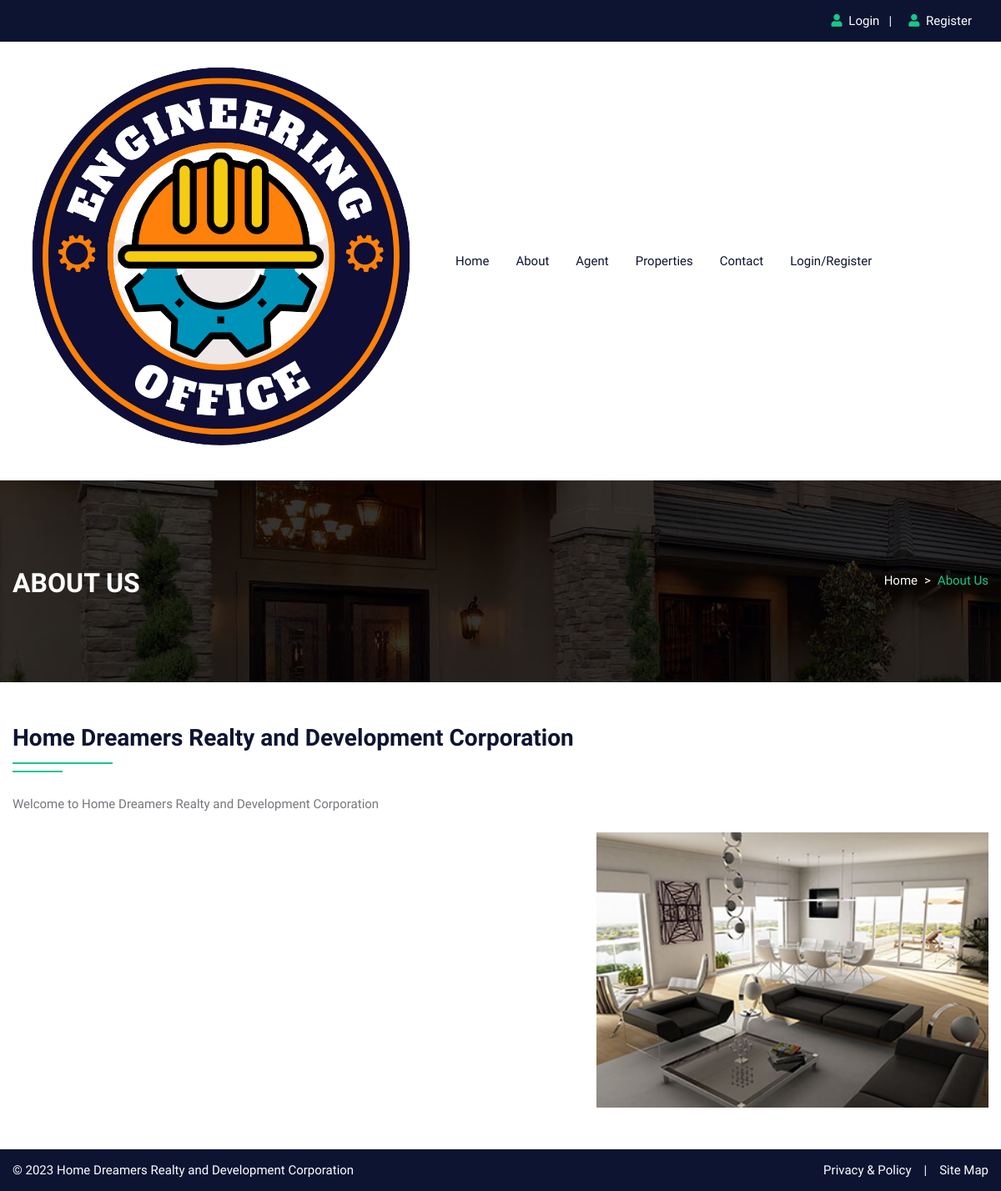
Page /about.php on the committed database.
### tables this page shows
CREATE TABLE `about` (
  `id` int(10) NOT NULL,
  `title` varchar(100) NOT NULL,
  `content` longtext NOT NULL,
  `image` varchar(300) NOT NULL
);

### about.php (the view, shortened to what this page needs)
<!DOCTYPE html>
<html lang="en">
<head>
<link rel="stylesheet" type="text/css" href="css/bootstrap.min.css">
<link rel="stylesheet" type="text/css" href="css/bootstrap-slider.css">
<link rel="stylesheet" type="text/css" href="css/jquery-ui.css">
<link rel="stylesheet" type="text/css" href="css/layerslider.css">
<link rel="stylesheet" type="text/css" href="css/color.css" id="color-change">
<link rel="stylesheet" type="text/css" href="css/owl.carousel.min.css">
<link rel="stylesheet" type="text/css" href="css/font-awesome.min.css">
<link rel="stylesheet" type="text/css" href="fonts/flaticon/flaticon.css">
<link rel="stylesheet" type="text/css" href="css/style.css">
</head>
<body>
<div id="page-wrapper">
    <div class="row">
		<?php include("include/header.php");?>
        <div class="banner-full-row page-banner" style="background-image:url('images/breadcromb.jpg');">
            <div class="container">
                <div class="row">
                    <div class="col-md-6">
                        <h2 class="page-name float-left text-white text-uppercase mt-1 mb-0"><b>About US</b></h2>
                    </div>
                    <div class="col-md-6">
                        <nav aria-label="breadcrumb" class="float-left float-md-right">
                            <ol class="breadcrumb bg-transparent m-0 p-0">
                                <li class="breadcrumb-item text-white"><a href="#">Home</a></li>
                                <li class="breadcrumb-item active">About Us</li>
                            </ol>
                        </nav>
                    </div>
                </div>
            </div>
        </div>
        <div class="full-row">
            <div class="container">
				<?php
					$query=mysqli_query($conn,"SELECT * FROM about");
					while($row=mysqli_fetch_array($query))
					{
				?>
				<div class="row">
                    <div class="col-md-12 col-lg-12">
                        <h3 class="double-down-line-left text-secondary position-relative pb-4 mb-4"><?php echo $row['1'];?></h3>
                    </div>
                </div>
                <div class="row about-company">
                    <div class="col-md-12 col-lg-7">
                        <div class="about-content">
                            <?php echo $row['2'];?>
                        </div>
                    </div>
                    <div class="col-md-12 col-lg-5 mt-5">
                        <div class="about-img"> <img src="admin/upload/<?php echo $row['3'];?>" alt="about image"> </div>
                    </div>
                </div>
				<?php } ?>
            </div>
        </div>
		<?php include("include/footer.php");?>
    </div>
</div>
</body>
</html>

### css/color.css (style rules this page uses)
:root { --theme-ordinary-color: #74777b; }
:root { --theme-primary-color: #17c788; }
:root { --theme-secondary-color: #0d1432; }
:root { --theme-white-color: #fff; }
:root { --theme-light-color: #f8f8f8; }
:root { --theme-gray-color: #f5f5f5; }
:root { --theme-footer-color: #091b4b; }
:root { --theme-dark-color: #091b4b; }
:root { --text-light-color: #a3a7af; }
:root { --theme-primary-opacity-color: rgba(11, 191, 141, .8); }
:root { --theme-secondary-opacity-color: rgba(13,20,50,0.7); }
:root { --theme-white-opacity-color: rgba(255, 255, 255, 0.3); }
:root { --theme-dark-opacity-color: rgba(0, 0, 0, 0.5); }
:root { --theme-ordinary-font: 'Muli', sans-serif; }
:root { --theme-highlight-font: 'Comfortaa', cursive; }

### css/style.css (style rules this page uses)
.container, .container-fluid { transition: all 0.6s ease 0s; -moz-transition: all 0.6s ease 0s; -webkit-transition: all 0.6s ease 0s; -o-transition: all 0.6s ease 0s; }
#page-wrapper { padding-left: 15px; padding-right: 15px; background-color: #fff; overflow: hidden !important; position: relative }
.text-ordinary, a.text-ordinary, .text-ordinary a, body, .dropdown-item, .footer-widget li a, .text-ordinary .jslider .jslider-label, .breadcrumb-item > a, .list-text-white a.dropdown-item { color: var(--theme-ordinary-color) }
.icon-primary, .icon-primary i, .icon-primary svg, .hover-primary-nav .navbar-nav .nav-link.active, .hover-primary-nav .navbar-nav .nav-link:hover, .top-header .dropdown-toggle::after, .footer-widget li a:hover, .check-submit li input[type="checkbox"]:checked + label::before, .property-btn li a.active, .property-btn li a:hover, .hover-primary-nav .navbar-nav .nav-link:hover, .breadcrumb-item > a:hover, .copyright .line-menu a:hover, .dashboard-top-left .dropdown-toggle::before, .dashboard-panel .message-list .message-action a:hover, .breadcrumb-item.active, .navigation_link_widget li a:hover, .flat-primary [class^="flaticon-"]::before, .list-text-white a.dropdown-item:hover { color: var(--theme-primary-color) }
.text-secondary, .text-secondary a, a.text-secondary, a.hover-text-secondary:hover, .hover-text-secondary:hover, .hover-text-secondary a:hover { color: var(--theme-secondary-color) !important }
.list-text-white li, .list-text-white a, .hover-text-white:hover, .white-nav .navbar-nav .nav-link, .text-white a, hover-text-white-nav .navbar-nav .nav-link.active, .hover-text-white-nav .navbar-nav .nav-link:hover, .hover-text-white-nav .navbar-nav .nav-link:focus, .view-category button.active a, .property-video a { color: var(--theme-white-color) }
[class*="double-down-line"]::before, [class*="double-down-line"]::after { background-color: var(--theme-primary-color) }
.transation-3s, .transation-3s:hover, .hover-zoomer img, .hover-bg-white, a, a:hover, .btn, .btn:hover, .radio-check label, .message-list li .message-action, .timeline-item .circle, .timeline-item .date-time, .clip-item .fa-times { -moz-transition: all 300ms ease-in-out 0s; -webkit-transition: all 300ms ease-in-out 0s; -o-transition: all 300ms ease-in-out 0s; -ms-transition: all 300ms ease-in-out 0s; transition: all 300ms ease-in-out 0s; }
body { font-family: var(--theme-ordinary-font); font-size: 15px; line-height: 28px; }
h1, .h1, h2, .h2, h3, .h3, h4, .h4, h5, .h5, h6, .h6 { font-family: var(--theme-highlight-font); font-weight: 700; }
ul, ol { padding: 0; margin: 0; list-style: none; }
p { line-height: 28px; margin-bottom: 10px; }
a, a:hover, .btn-link, .btn-link:hover { text-decoration: none; cousor: pointer }
img { width: 100% }
#page-wrapper { padding-left: 15px; padding-right: 15px; background-color: #fff; overflow: hidden !important; position: relative; }
.full-row { position: relative; width: 100%; padding: 50px 0; }
.banner-full-row { position: relative; width: 100%; padding: 100px 0; }
[class*="double-down-line"] { position: relative; padding-bottom: 35px; }
[class*="double-down-line"]::before, [class*="double-down-line"]::after { content: ""; height: 2px; position: absolute; }
[class*="double-down-line"]::before { width: 120px; bottom: 10px; }
[class*="double-down-line"]::after { width: 60px; bottom: 0; }
[class*="double-down-line-left"]::before, [class*="double-down-line-left"]::after { left: 0 }
.page-banner .breadcrumb-item { line-height: 40px }
.page-banner .breadcrumb-item + .breadcrumb-item::before { content: ">"; color:#fff; }
::placeholder { font: var(--theme-ordinary-font); font-size: 15px; font-weight: 400; color: #fff }
.about-content p, .service-text p { margin-bottom: 30px }

### rows in the picture
about: title "Home Dreamers Realty and Development Corporation", content "Welcome to Home Dreamers Realty and Development Corporation", image (picture)
